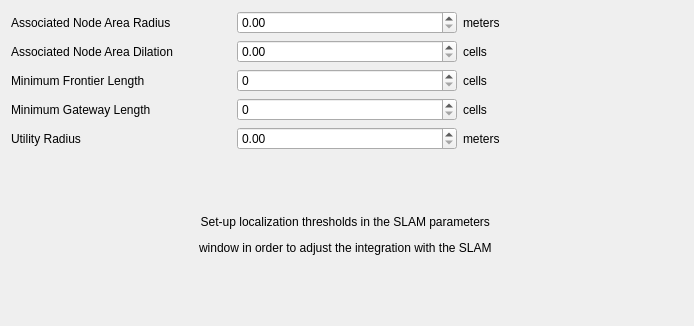
         <widget class="QWidget" name="HDLTab">
          <property name="geometry">
           <rect>
            <x>0</x>
            <y>0</y>
            <width>694</width>
            <height>326</height>
           </rect>
          </property>
          <attribute name="label">
           <string>Deliberative Layer</string>
          </attribute>
          <layout class="QGridLayout" name="gridLayout_22">
           <item row="2" column="0">
            <widget class="QLabel" name="label_128">
             <property name="text">
              <string>Associated Node Area Dilation</string>
             </property>
            </widget>
           </item>
           <item row="2" column="1">
            <widget class="QDoubleSpinBox" name="HTreeDilationSpinBox"/>
           </item>
           <item row="1" column="0">
            <widget class="QLabel" name="label_127">
             <property name="text">
              <string>Associated Node Area Radius</string>
             </property>
            </widget>
           </item>
           <item row="1" column="1">
            <widget class="QDoubleSpinBox" name="HTreeRadiusSpinBox"/>
           </item>
           <item row="1" column="2">
            <widget class="QLabel" name="label_166">
             <property name="text">
              <string>meters</string>
             </property>
            </widget>
           </item>
           <item row="2" column="2">
            <widget class="QLabel" name="label_167">
             <property name="text">
              <string>cells</string>
             </property>
            </widget>
           </item>
           <item row="6" column="0" colspan="3">
            <widget class="QLabel" name="label_140">
             <property name="text">
              <string>&lt;html&gt;&lt;head/&gt;&lt;body&gt;&lt;p align=&quot;center&quot;&gt;Set-up localization thresholds in the SLAM parameters &lt;/p&gt;&lt;p align=&quot;center&quot;&gt;window in order to adjust the integration with the SLAM &lt;/p&gt;&lt;/body&gt;&lt;/html&gt;</string>
             </property>
            </widget>
           </item>
           <item row="3" column="0">
            <widget class="QLabel" name="label_168">
             <property name="text">
              <string>Minimum Frontier Length</string>
             </property>
            </widget>
           </item>
           <item row="3" column="1">
            <widget class="QSpinBox" name="HMFLSpinBox"/>
           </item>
           <item row="4" column="2">
            <widget class="QLabel" name="label_171">
             <property name="text">
              <string>cells</string>
             </property>
            </widget>
           </item>
           <item row="4" column="0">
            <widget class="QLabel" name="label_169">
             <property name="text">
              <string>Minimum Gateway Length</string>
             </property>
            </widget>
           </item>
           <item row="3" column="2">
            <widget class="QLabel" name="label_170">
             <property name="text">
              <string>cells</string>
             </property>
            </widget>
           </item>
           <item row="4" column="1">
            <widget class="QSpinBox" name="HMGLSpinBox"/>
           </item>
           <item row="5" column="0">
            <widget class="QLabel" name="label_172">
             <property name="text">
              <string>Utility Radius</string>
             </property>
            </widget>
           </item>
           <item row="5" column="1">
            <widget class="QDoubleSpinBox" name="HURSpinBox"/>
           </item>
           <item row="5" column="2">
            <widget class="QLabel" name="label_173">
             <property name="text">
              <string>meters</string>
             </property>
            </widget>
           </item>
          </layout>
         </widget>
